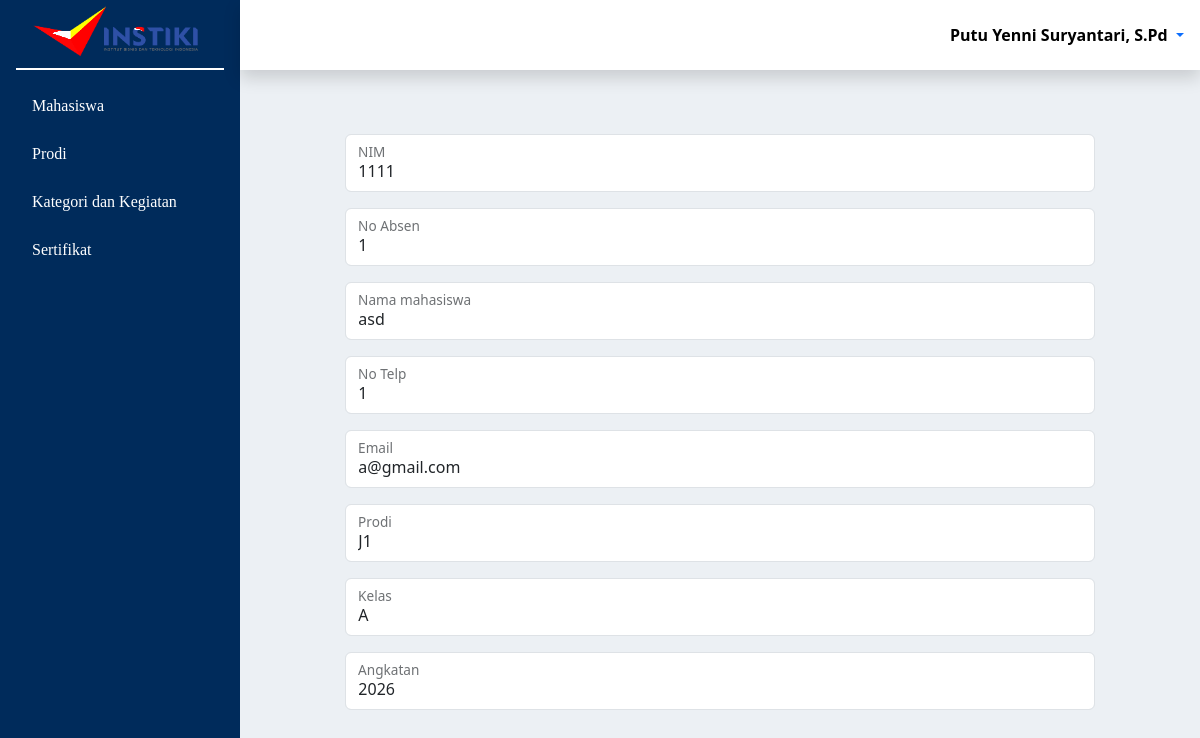
The page /tampilan/halaman_utama.php?page=cek_mahasiswa&NIM=1111 (signed in) on the database its author committed.
### tables this page shows
CREATE TABLE `mahasiswa` (
  `NIM` int NOT NULL,
  `No_Absen` int NOT NULL,
  `Nama_mahasiswa` varchar(50) NOT NULL,
  `No_Telp` varchar(15) NOT NULL,
  `Email` varchar(30) NOT NULL,
  `Id_Prodi` char(2) NOT NULL,
  `Kelas` char(10) NOT NULL,
  `Angkatan` int NOT NULL
);

### cek/cek_mahasiswa.php (the view, shortened to what this page needs)
<?php
require_once "../auth.php";
$NIM = mysqli_real_escape_string($koneksi, $_GET['NIM']);
$data_update = mysqli_fetch_assoc(mysqli_query($koneksi, "SELECT * FROM mahasiswa WHERE NIM='$NIM'"));
?>
<div class="container">
    <div class="row">
        <div class="col"></div>
        <div class="col-10 mt-5 ml-3" style="margin: 0 auto 0 auto;">
            <div class="form-floating mb-3">
                <input type="text" class="form-control" id="floatingInput" placeholder="nane@example.com" name="NIM"
                    value="<?= $data_update['NIM'] ?>" readonly>
                <label for="floatingInput">NIM</label>
            </div>
            <div class="form-floating mb-3">
                <input type="text" class="form-control" id="floatingInput" placeholder="name@example.com"
                    name="no_absen" autocomplete="off" value="<?= $data_update['No_Absen'] ?>" readonly>
                <label for="floatingInput">No Absen</label>
            </div>
            <div class="form-floating mb-3">
                <input type="text" class="form-control" id="floatingInput" placeholder="name@example.com"
                    autocomplete="off" name="nama_mahasiswa" value="<?= $data_update['Nama_mahasiswa'] ?>" readonly>
                <label for="floatingInput">Nama mahasiswa</label>
            </div>
            <div class="form-floating mb-3">
                <input type="text" class="form-control" id="floatingInput" placeholder="name@example.com"
                    autocomplete="off" name="no_telp" value="<?= $data_update['No_Telp'] ?>" readonly>
                <label for="floatingInput">No Telp</label>
            </div>
            <div class="form-floating mb-3">
                <input type="text" class="form-control" id="floatingInput" placeholder="name@example.com"
                    autocomplete="off" name="email" value="<?= $data_update['Email'] ?>" readonly>
                <label for="floatingInput">Email</label>
            </div>
            <div class="form-floating mb-3">
                <input type="text" class="form-control" id="floatingInput" placeholder="name@example.com"
                    autocomplete="off" name="Prodi" value="<?= $data_update['Id_Prodi'] ?>" readonly>
                <label for="floatingInput">Prodi</label>
            </div>
            <div class="form-floating mb-3">
                <input type="text" class="form-control" id="floatingInput" placeholder="name@example.com"
                    autocomplete="off" name="kelas" value="<?= $data_update['Kelas'] ?>" readonly>
                <label for="floatingInput">Kelas</label>
            </div>
            <div class="form-floating mb-3">
                <input type="text" class="form-control" id="floatingInput" placeholder="name@example.com"
                    autocomplete="off" name="angkatan" value="<?= $data_update['Angkatan'] ?>" readonly>
                <label for="floatingInput">Angkatan</label>
            </div>
        </div>
        <div class="col"></div>
    </div>
</div>

### css/mahasiswa.css (style rules this page uses)
@media (min-width: 1000px) { .container, .container-sm { max-width: 1000px !important; } }

### rows shown on the page
mahasiswa: NIM "1111", no_absen "1", nama_mahasiswa "asd", no_telp "1", email "a@gmail.com", Prodi "J1", kelas "A", angkatan "2026"

### other values the page prints
$_COOKIE['nama_lengkap'] "Putu Yenni Suryantari, S.Pd"
